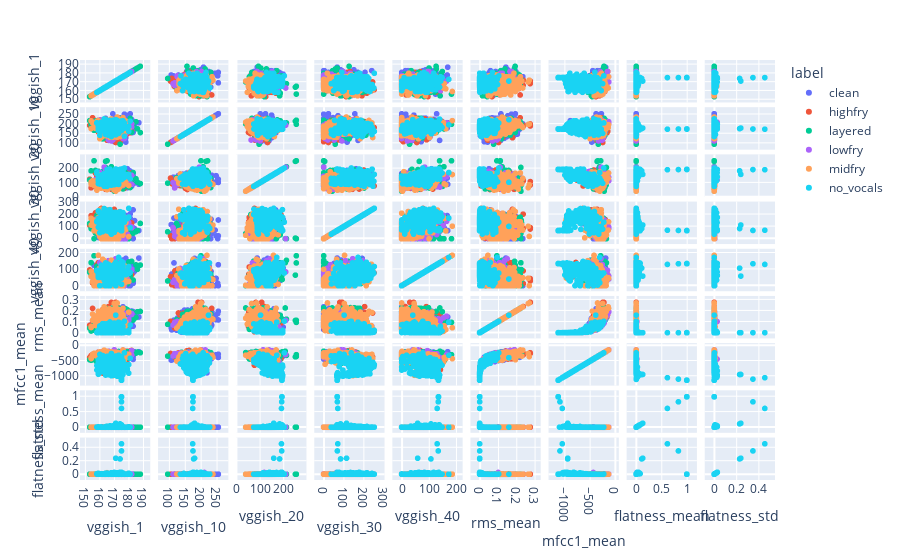

The code cell stored with this chart in its notebook:
### Code cell
import plotly.express as px
lst=undersampled_data.columns
lst=[i for i in lst if i not in ['video_id', 'ts', 'mid_ts']]
fig = px.scatter_matrix(undersampled_data[lst],dimensions=['vggish_1',
 'vggish_10',
 'vggish_20',
 'vggish_30',
 'vggish_40','rms_mean','mfcc1_mean','flatness_mean','flatness_std'],color='label')
fig.show()

### Figure 1 — Plotly figure (JSON) as saved in the notebook; plotly's stock layout.template omitted (floating-point values rounded to 4 significant figures; data arrays with more than 128 entries replaced by an {"elided": "..."} marker saying what was removed)
{"data": [{"dimensions": [{"axis": {"matches": true}, "label": "vggish_1", "values": {"elided": "555 int values"}}, {"axis": {"matches": true}, "label": "vggish_10", "values": {"elided": "555 int values"}}, {"axis": {"matches": true}, "label": "vggish_20", "values": {"elided": "555 int values"}}, {"axis": {"matches": true}, "label": "vggish_30", "values": {"elided": "555 int values"}}, {"axis": {"matches": true}, "label": "vggish_40", "values": {"elided": "555 int values"}}, {"axis": {"matches": true}, "label": "rms_mean", "values": {"elided": "555 float values"}}, {"axis": {"matches": true}, "label": "mfcc1_mean", "values": {"elided": "555 float values"}}, {"axis": {"matches": true}, "label": "flatness_mean", "values": {"elided": "555 float values"}}, {"axis": {"matches": true}, "label": "flatness_std", "values": {"elided": "555 float values"}}], "hovertemplate": "label=clean<br>%{xaxis.title.text}=%{x}<br>%{yaxis.title.text}=%{y}<extra></extra>", "legendgroup": "clean", "marker": {"color": "#636efa", "symbol": "circle"}, "name": "clean", "showlegend": true, "type": "splom"}, {"dimensions": [{"axis": {"matches": true}, "label": "vggish_1", "values": {"elided": "555 int values"}}, {"axis": {"matches": true}, "label": "vggish_10", "values": {"elided": "555 int values"}}, {"axis": {"matches": true}, "label": "vggish_20", "values": {"elided": "555 int values"}}, {"axis": {"matches": true}, "label": "vggish_30", "values": {"elided": "555 int values"}}, {"axis": {"matches": true}, "label": "vggish_40", "values": {"elided": "555 int values"}}, {"axis": {"matches": true}, "label": "rms_mean", "values": {"elided": "555 float values"}}, {"axis": {"matches": true}, "label": "mfcc1_mean", "values": {"elided": "555 float values"}}, {"axis": {"matches": true}, "label": "flatness_mean", "values": {"elided": "555 float values"}}, {"axis": {"matches": true}, "label": "flatness_std", "values": {"elided": "555 float values"}}], "hovertemplate": "label=highfry<br>%{xaxis.title.text}=%{x}<br>%{yaxis.title.text}=%{y}<extra></extra>", "legendgroup": "highfry", "marker": {"color": "#EF553B", "symbol": "circle"}, "name": "highfry", "showlegend": true, "type": "splom"}, {"dimensions": [{"axis": {"matches": true}, "label": "vggish_1", "values": {"elided": "555 int values"}}, {"axis": {"matches": true}, "label": "vggish_10", "values": {"elided": "555 int values"}}, {"axis": {"matches": true}, "label": "vggish_20", "values": {"elided": "555 int values"}}, {"axis": {"matches": true}, "label": "vggish_30", "values": {"elided": "555 int values"}}, {"axis": {"matches": true}, "label": "vggish_40", "values": {"elided": "555 int values"}}, {"axis": {"matches": true}, "label": "rms_mean", "values": {"elided": "555 float values"}}, {"axis": {"matches": true}, "label": "mfcc1_mean", "values": {"elided": "555 float values"}}, {"axis": {"matches": true}, "label": "flatness_mean", "values": {"elided": "555 float values"}}, {"axis": {"matches": true}, "label": "flatness_std", "values": {"elided": "555 float values"}}], "hovertemplate": "label=layered<br>%{xaxis.title.text}=%{x}<br>%{yaxis.title.text}=%{y}<extra></extra>", "legendgroup": "layered", "marker": {"color": "#00cc96", "symbol": "circle"}, "name": "layered", "showlegend": true, "type": "splom"}, {"dimensions": [{"axis": {"matches": true}, "label": "vggish_1", "values": {"elided": "555 int values"}}, {"axis": {"matches": true}, "label": "vggish_10", "values": {"elided": "555 int values"}}, {"axis": {"matches": true}, "label": "vggish_20", "values": {"elided": "555 int values"}}, {"axis": {"matches": true}, "label": "vggish_30", "values": {"elided": "555 int values"}}, {"axis": {"matches": true}, "label": "vggish_40", "values": {"elided": "555 int values"}}, {"axis": {"matches": true}, "label": "rms_mean", "values": {"elided": "555 float values"}}, {"axis": {"matches": true}, "label": "mfcc1_mean", "values": {"elided": "555 float values"}}, {"axis": {"matches": true}, "label": "flatness_mean", "values": {"elided": "555 float values"}}, {"axis": {"matches": true}, "label": "flatness_std", "values": {"elided": "555 float values"}}], "hovertemplate": "label=lowfry<br>%{xaxis.title.text}=%{x}<br>%{yaxis.title.text}=%{y}<extra></extra>", "legendgroup": "lowfry", "marker": {"color": "#ab63fa", "symbol": "circle"}, "name": "lowfry", "showlegend": true, "type": "splom"}, {"dimensions": [{"axis": {"matches": true}, "label": "vggish_1", "values": {"elided": "555 int values"}}, {"axis": {"matches": true}, "label": "vggish_10", "values": {"elided": "555 int values"}}, {"axis": {"matches": true}, "label": "vggish_20", "values": {"elided": "555 int values"}}, {"axis": {"matches": true}, "label": "vggish_30", "values": {"elided": "555 int values"}}, {"axis": {"matches": true}, "label": "vggish_40", "values": {"elided": "555 int values"}}, {"axis": {"matches": true}, "label": "rms_mean", "values": {"elided": "555 float values"}}, {"axis": {"matches": true}, "label": "mfcc1_mean", "values": {"elided": "555 float values"}}, {"axis": {"matches": true}, "label": "flatness_mean", "values": {"elided": "555 float values"}}, {"axis": {"matches": true}, "label": "flatness_std", "values": {"elided": "555 float values"}}], "hovertemplate": "label=midfry<br>%{xaxis.title.text}=%{x}<br>%{yaxis.title.text}=%{y}<extra></extra>", "legendgroup": "midfry", "marker": {"color": "#FFA15A", "symbol": "circle"}, "name": "midfry", "showlegend": true, "type": "splom"}, {"dimensions": [{"axis": {"matches": true}, "label": "vggish_1", "values": {"elided": "555 int values"}}, {"axis": {"matches": true}, "label": "vggish_10", "values": {"elided": "555 int values"}}, {"axis": {"matches": true}, "label": "vggish_20", "values": {"elided": "555 int values"}}, {"axis": {"matches": true}, "label": "vggish_30", "values": {"elided": "555 int values"}}, {"axis": {"matches": true}, "label": "vggish_40", "values": {"elided": "555 int values"}}, {"axis": {"matches": true}, "label": "rms_mean", "values": {"elided": "555 float values"}}, {"axis": {"matches": true}, "label": "mfcc1_mean", "values": {"elided": "555 float values"}}, {"axis": {"matches": true}, "label": "flatness_mean", "values": {"elided": "555 float values"}}, {"axis": {"matches": true}, "label": "flatness_std", "values": {"elided": "555 float values"}}], "hovertemplate": "label=no_vocals<br>%{xaxis.title.text}=%{x}<br>%{yaxis.title.text}=%{y}<extra></extra>", "legendgroup": "no_vocals", "marker": {"color": "#19d3f3", "symbol": "circle"}, "name": "no_vocals", "showlegend": true, "type": "splom"}], "layout": {"dragmode": "select", "legend": {"title": {"text": "label"}, "tracegroupgap": 0}, "margin": {"t": 60}}}
